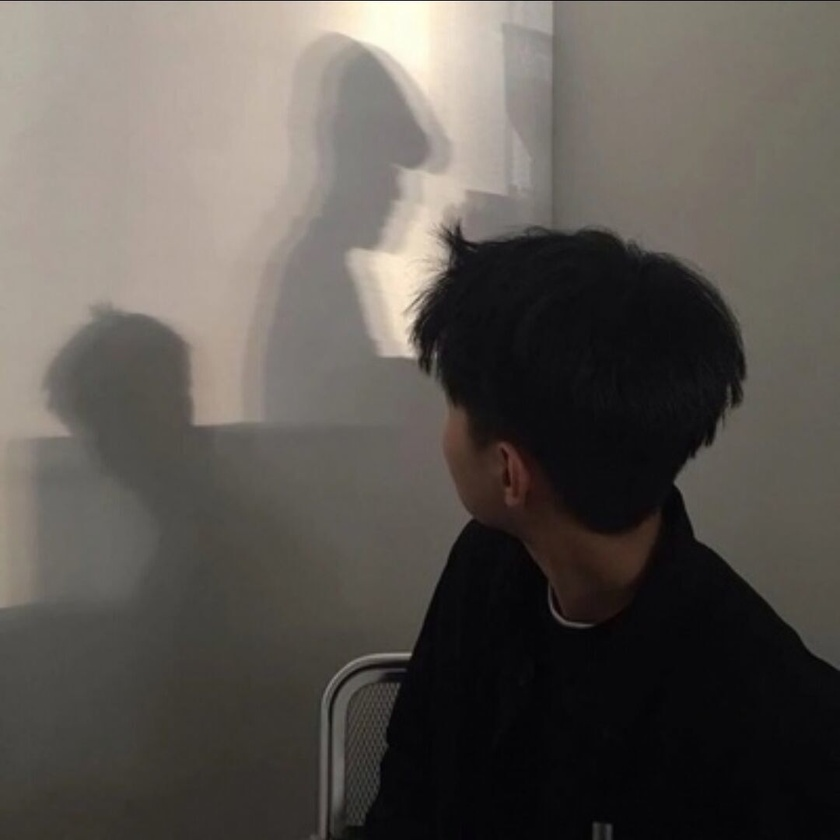
#> input picture pic/1.jpg, 840 x 840 px, shrunk from 1080 x 1080 before the run
$ python 0000.py
#> lines starting #> are read from the running program, lines starting #| are printed output that depends on the picture
#题目：将你的 QQ 头像（或者微博头像）右上角加上红色的数字，类似于微信未读信息数量那种提示效果。

from PIL import Image, ImageDraw, ImageFont

def solution(img):
    #打开图像
#> called with img = './pic/1.jpg'
    img = Image.open(img)
#> img is the input picture: PIL image 840x840 RGB; mean R, G, B 91.9, 87, 81.7

    #对img进行绘画
    draw = ImageDraw.Draw(img)

    #获取图像的长宽
    width, height = img.size
#> width = 840; height = 840

    #定位到右上角
    x = width - 150
#> x = 690
    y = 0

    #创建字体对象
    font = ImageFont.truetype('C:/windows/fonts/Arial.ttf', 150)

    #在右上角加上红色的数字
    draw.text((x, y), '34', (255, 0, 0), font=font)

    #显示修改后的图像
    img.show()
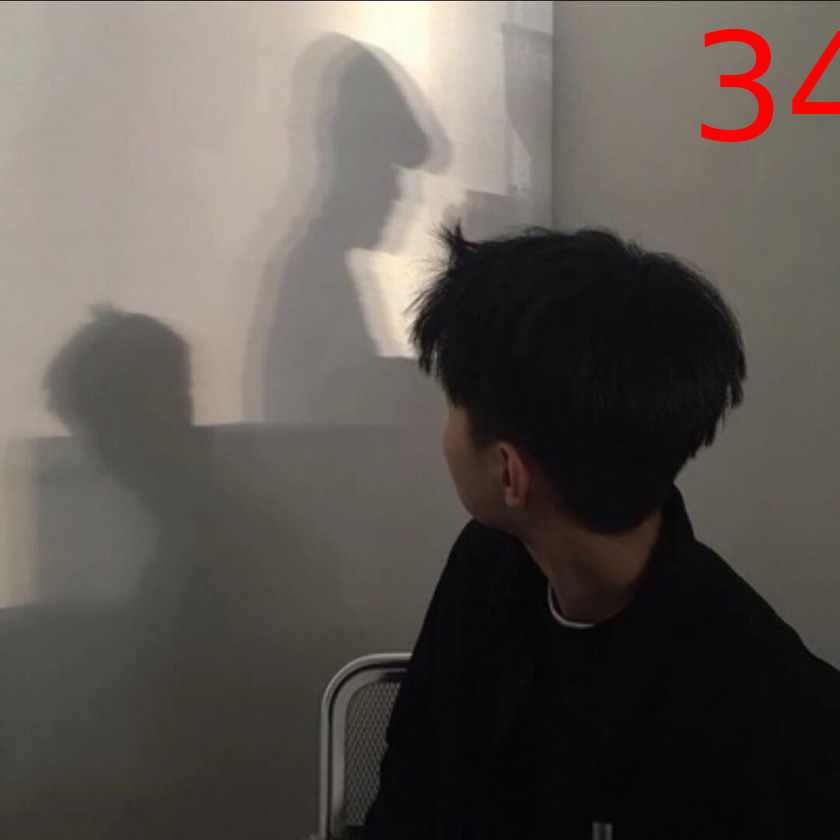
#> shown: PIL image 840x840 RGB; mean R, G, B 92.7, 86.3, 81


if __name__ == '__main__':
    img = './pic/1.jpg'
    solution(img)
